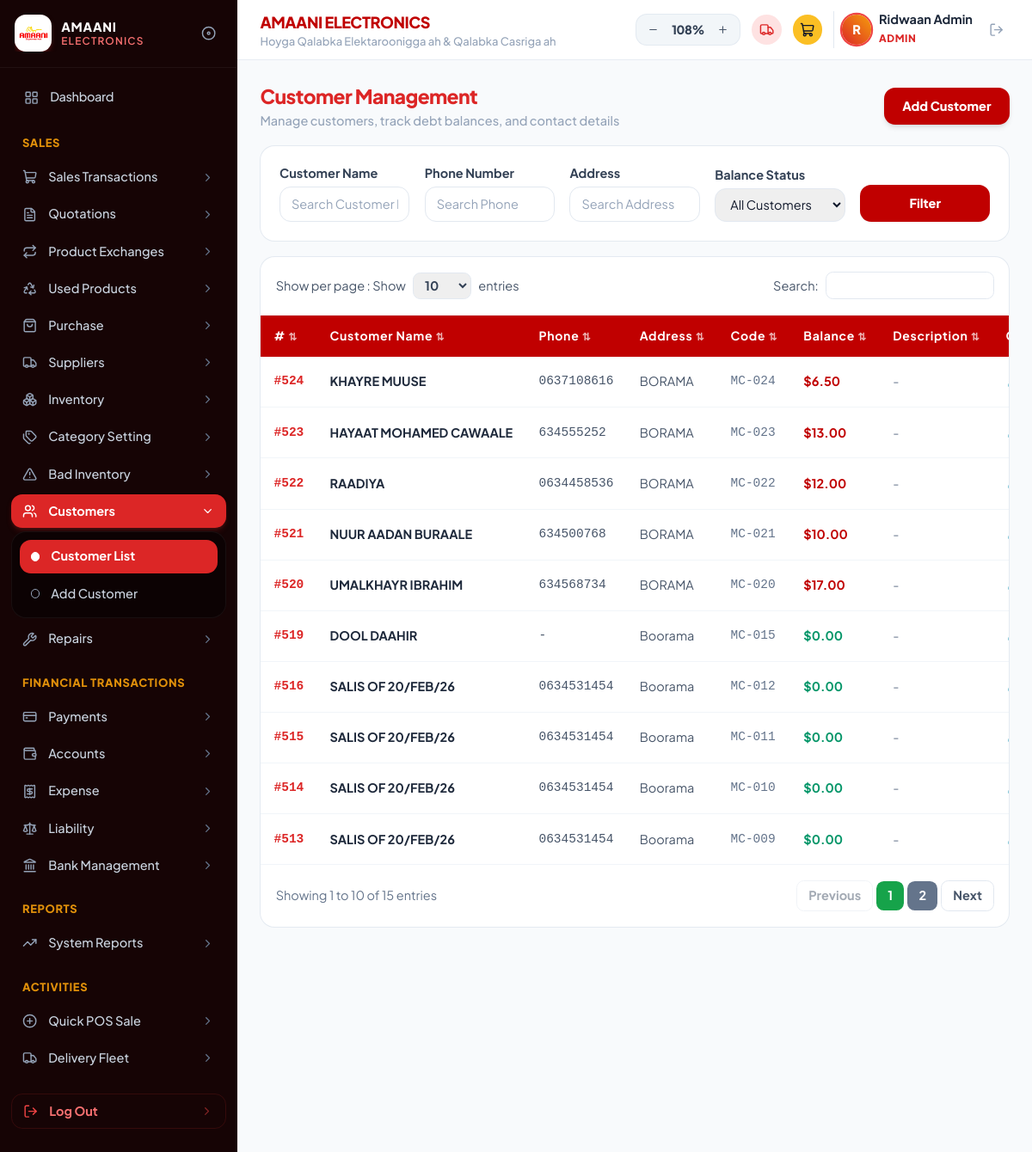
/customers.php (signed in), run on the app's committed database.
### tables this page shows
CREATE TABLE `customers` (
  `id` int(11) NOT NULL AUTO_INCREMENT,
  `code` varchar(50) DEFAULT NULL,
  `name` varchar(150) DEFAULT NULL,
  `phone` varchar(50) DEFAULT NULL,
  `balance` decimal(10,2) DEFAULT 0.00,
  `branch` varchar(100) DEFAULT 'Boorama Branch',
  `address` varchar(255) DEFAULT 'Boorama',
  `description` text DEFAULT NULL,
  `created_user` varchar(100) DEFAULT 'Admin',
  `created_at` date DEFAULT NULL,
  PRIMARY KEY (`id`),
  UNIQUE KEY `code` (`code`)
);

### customers.php (the view, shortened to what this page needs)
<?php
require_once __DIR__ . '/includes/header.php';
require_once __DIR__ . '/includes/sidebar.php';
$filterName = trim($_GET['customer_name'] ?? '');
$filterPhone = trim($_GET['phone_number'] ?? '');
$filterAddress = trim($_GET['address'] ?? '');
$filterStatus = trim($_GET['balance_status'] ?? 'All Customers');
$search = trim($_GET['search'] ?? '');
$perPage = intval($_GET['per_page'] ?? 10);
$page = max(1, intval($_GET['page'] ?? 1));
$offset = ($page - 1) * $perPage;
$whereClauses = ["1=1"];
$params = [];
$whereSql = implode(" AND ", $whereClauses);
$countStmt = $pdo->prepare("SELECT COUNT(*) FROM customers WHERE {$whereSql}");
$countStmt->execute($params);
$totalRecords = $countStmt->fetchColumn();
$totalPages = ceil($totalRecords / $perPage);
$sql = "SELECT * FROM customers WHERE {$whereSql} ORDER BY id DESC LIMIT {$perPage} OFFSET {$offset}";
$stmt = $pdo->prepare($sql);
$stmt->execute($params);
$customers = $stmt->fetchAll(PDO::FETCH_ASSOC);
?>
<main class="flex-1 min-w-0 space-y-4">
    <div class="flex flex-col sm:flex-row sm:items-center justify-between gap-3">
        <div>
            <h1 class="text-xl font-black text-red-600 tracking-tight">Customer Management</h1>
            <p class="text-xs text-slate-400 font-medium mt-0.5">Manage customers, track debt balances, and contact details</p>
        </div>
        <div>
            <a href="add_customer.php" class="inline-flex items-center gap-2 px-5 py-2.5 rounded-xl bg-[#c00000] hover:bg-red-700 text-white font-black text-xs shadow-md transition-colors cursor-pointer">
                <span>Add Customer</span>
            </a>
        </div>
    </div>
    <div class="bg-white rounded-2xl border border-slate-200/90 shadow-xs p-4 sm:p-5">
        <form method="GET" class="grid grid-cols-1 sm:grid-cols-2 md:grid-cols-4 lg:grid-cols-5 gap-3 sm:gap-4 items-end text-xs">
            <div>
                <label class="block font-bold text-slate-700 mb-1">Customer Name</label>
                <input type="text" name="customer_name" value="<?= htmlspecialchars($filterName) ?>" placeholder="Search Customer Name"
                       class="w-full px-3 py-2 rounded-xl border border-slate-200 text-slate-900 placeholder:text-slate-400 focus:border-red-600 outline-none transition-all">
            </div>
            <div>
                <label class="block font-bold text-slate-700 mb-1">Phone Number</label>
                <input type="text" name="phone_number" value="<?= htmlspecialchars($filterPhone) ?>" placeholder="Search Phone"
                       class="w-full px-3 py-2 rounded-xl border border-slate-200 text-slate-900 placeholder:text-slate-400 focus:border-red-600 outline-none transition-all">
            </div>
            <div>
                <label class="block font-bold text-slate-700 mb-1">Address</label>
                <input type="text" name="address" value="<?= htmlspecialchars($filterAddress) ?>" placeholder="Search Address"
                       class="w-full px-3 py-2 rounded-xl border border-slate-200 text-slate-900 placeholder:text-slate-400 focus:border-red-600 outline-none transition-all">
            </div>
            <div>
                <label class="block font-bold text-slate-700 mb-1">Balance Status</label>
                <select name="balance_status" class="w-full px-3 py-2 rounded-xl border border-slate-200 text-slate-900 focus:border-red-600 outline-none transition-all">
                    <option value="All Customers" <?= $filterStatus === 'All Customers' ? 'selected' : '' ?>>All Customers</option>
                </select>
            </div>
            <div>
                <button type="submit" class="w-full py-2.5 px-4 rounded-xl bg-[#c00000] hover:bg-red-700 text-white font-black text-xs shadow-sm transition-colors flex items-center justify-center gap-1.5 cursor-pointer">
                    <span>Filter</span>
                </button>
            </div>
        </form>
    </div>
    <div class="bg-white rounded-2xl border border-slate-200/90 shadow-xs overflow-hidden">
        <div class="p-4 flex flex-col sm:flex-row items-center justify-between gap-3 border-b border-slate-100 text-xs">
            <div class="flex items-center gap-2 text-slate-600">
                <span>Show per page : Show</span>
                <form id="perPageForm" method="GET" class="inline-block">
                    <select name="per_page" onchange="document.getElementById('perPageForm').submit()" class="px-2 py-1 rounded-lg border border-slate-200 text-slate-700 font-bold focus:border-red-600 outline-none cursor-pointer">
                        <option value="10" <?= $perPage == 10 ? 'selected' : '' ?>>10</option>
                    </select>
                </form>
                <span>entries</span>
            </div>
            <div class="flex items-center gap-2">
                <span class="text-slate-600">Search:</span>
                <form method="GET" class="inline-block">
                    <input type="text" name="search" value="<?= htmlspecialchars($search) ?>" placeholder=""
                           class="px-2.5 py-1 rounded-lg border border-slate-200 text-xs text-slate-800 outline-none focus:border-red-600">
                </form>
            </div>
        </div>
        <div class="overflow-x-auto">
            <table class="w-full text-left text-xs whitespace-nowrap">
                <thead class="bg-[#c00000] text-white font-bold text-[11px] tracking-wider select-none">
                    <tr>
                        <th class="py-3 px-3.5"># <span class="text-white/70 text-[9px]">⇅</span></th>
                        <th class="py-3 px-3.5">Customer Name <span class="text-white/70 text-[9px]">⇅</span></th>
                        <th class="py-3 px-3.5">Phone <span class="text-white/70 text-[9px]">⇅</span></th>
                        <th class="py-3 px-3.5">Address <span class="text-white/70 text-[9px]">⇅</span></th>
                        <th class="py-3 px-3.5">Code <span class="text-white/70 text-[9px]">⇅</span></th>
                        <th class="py-3 px-3.5">Balance <span class="text-white/70 text-[9px]">⇅</span></th>
                        <th class="py-3 px-3.5">Description <span class="text-white/70 text-[9px]">⇅</span></th>
                        <th class="py-3 px-3.5">Created User <span class="text-white/70 text-[9px]">⇅</span></th>
                    </tr>
                </thead>
                <tbody class="divide-y divide-slate-100">
                    <?php if (empty($customers)): ?>
                        <tr>
                            <td colspan="10" class="py-8 text-center text-slate-400 font-medium">No customers found matching the criteria.</td>
                        </tr>
                    <?php else: ?>
                        <?php foreach ($customers as $c):
                            $dispId = '#' . ($c['id'] + 500);
                            $isDebt = floatval($c['balance']) > 0;
                        ?>
                        <tr class="hover:bg-slate-50/70 transition-colors">
                            <td class="py-3 px-3.5 font-bold text-red-600 font-mono"><?= $dispId ?></td>
                            <td class="py-3 px-3.5 font-bold text-slate-800 uppercase"><?= htmlspecialchars($c['name']) ?></td>
                            <td class="py-3 px-3.5 font-mono text-slate-600"><?= !empty($c['phone']) ? htmlspecialchars($c['phone']) : '-' ?></td>
                            <td class="py-3 px-3.5 text-slate-600"><?= !empty($c['address']) ? htmlspecialchars($c['address']) : 'Boorama' ?></td>
                            <td class="py-3 px-3.5 font-mono text-slate-500 font-medium"><?= htmlspecialchars($c['code'] ?: 'MC-' . str_pad($c['id'], 3, '0', STR_PAD_LEFT)) ?></td>
                            <td class="py-3 px-3.5 font-bold <?= $isDebt ? 'text-[#c00000]' : 'text-emerald-600' ?>">
                                $<?= number_format($c['balance'], 2, '.', '') ?>
                            </td>
                            <td class="py-3 px-3.5 text-slate-500 max-w-[120px] truncate"><?= !empty($c['description']) ? htmlspecialchars($c['description']) : '-' ?></td>
                            <td class="py-3 px-3.5 text-slate-600">
                                <span class="inline-flex items-center gap-1 text-slate-700">
                                    <i data-lucide="user" class="w-3.5 h-3.5 text-cyan-600 inline"></i>
                                </span>
                            </td>
                        </tr>
                        <?php endforeach; ?>
                    <?php endif; ?>
                </tbody>
            </table>
        </div>
        <div class="p-4 flex flex-col sm:flex-row items-center justify-between gap-3 border-t border-slate-100 text-xs">
            <div class="text-slate-500">
                <?php
                $startItem = $totalRecords > 0 ? $offset + 1 : 0;
                $endItem = min($offset + $perPage, $totalRecords);
                ?>
                Showing <?= $startItem ?> to <?= $endItem ?> of <?= $totalRecords ?> entries
            </div>
            <?php if ($totalPages > 1): ?>
            <div class="inline-flex items-center gap-1">
                <a href="?page=<?= max(1, $page - 1) ?>&per_page=<?= $perPage ?>&customer_name=<?= urlencode($filterName) ?>&phone_number=<?= urlencode($filterPhone) ?>&address=<?= urlencode($filterAddress) ?>&balance_status=<?= urlencode($filterStatus) ?>&search=<?= urlencode($search) ?>"
                   class="px-3 py-1.5 rounded-lg border border-slate-200 text-slate-600 font-bold hover:bg-slate-50 <?= $page <= 1 ? 'pointer-events-none opacity-50' : '' ?>">
                    Previous
                </a>
                <?php for ($p = 1; $p <= min(5, $totalPages); $p++): ?>
                    <a href="?page=<?= $p ?>&per_page=<?= $perPage ?>&customer_name=<?= urlencode($filterName) ?>&phone_number=<?= urlencode($filterPhone) ?>&address=<?= urlencode($filterAddress) ?>&balance_status=<?= urlencode($filterStatus) ?>&search=<?= urlencode($search) ?>"
                       class="px-3 py-1.5 rounded-lg font-bold <?= $p === $page ? 'bg-[#16a34a] text-white shadow-xs' : 'bg-slate-500 text-white hover:bg-slate-600' ?>">
                        <?= $p ?>
                    </a>
                <?php endfor; ?>
                <a href="?page=<?= min($totalPages, $page + 1) ?>&per_page=<?= $perPage ?>&customer_name=<?= urlencode($filterName) ?>&phone_number=<?= urlencode($filterPhone) ?>&address=<?= urlencode($filterAddress) ?>&balance_status=<?= urlencode($filterStatus) ?>&search=<?= urlencode($search) ?>"
                   class="px-3 py-1.5 rounded-lg border border-slate-200 text-slate-600 font-bold hover:bg-slate-50 <?= $page >= $totalPages ? 'pointer-events-none opacity-50' : '' ?>">
                    Next
                </a>
            </div>
            <?php endif; ?>
        </div>
    </div>
</main>
<?php require_once __DIR__ . '/includes/footer.php'; ?>

### includes/header.php (style rules this page uses)
html { font-size: 16px; zoom: 1.08; }
body { font-family: 'Plus Jakarta Sans', sans-serif; font-size: 0.95rem; -webkit-font-smoothing: antialiased; }
.font-mono { font-family: 'JetBrains Mono', monospace; }
.text-\[9px\] { font-size: 11px !important; }
.text-\[11px\] { font-size: 13px !important; }

### data on the page
customers: id "#524", name "KHAYRE MUUSE", phone "0637108616", address "BORAMA", code "MC-024", balance "6.50"
customers: id "#523", name "HAYAAT MOHAMED CAWAALE", phone "634555252", address "BORAMA", code "MC-023", balance "13.00"
customers: id "#522", name "RAADIYA", phone "0634458536", address "BORAMA", code "MC-022", balance "12.00"
customers: id "#521", name "NUUR AADAN BURAALE", phone "634500768", address "BORAMA", code "MC-021", balance "10.00"
customers: id "#520", name "UMALKHAYR IBRAHIM", phone "634568734", address "BORAMA", code "MC-020", balance "17.00"
customers: id "#519", name "DOOL DAAHIR", address "Boorama", code "MC-015", balance "0.00", description "-"
customers: id "#516", name "SALIS OF 20/FEB/26", phone "0634531454", address "Boorama", code "MC-012", balance "0.00", description "-"
customers: id "#515", name "SALIS OF 20/FEB/26", phone "0634531454", address "Boorama", code "MC-011", balance "0.00", description "-"
customers: id "#514", name "SALIS OF 20/FEB/26", phone "0634531454", address "Boorama", code "MC-010", balance "0.00", description "-"
customers: id "#513", name "SALIS OF 20/FEB/26", phone "0634531454", address "Boorama", code "MC-009", balance "0.00", description "-"

### other printed values
$userInitial "R"
$userName "Ridwaan Admin"
$userRole "ADMIN"
$startItem "1"
$endItem "10"
$totalRecords "15"
